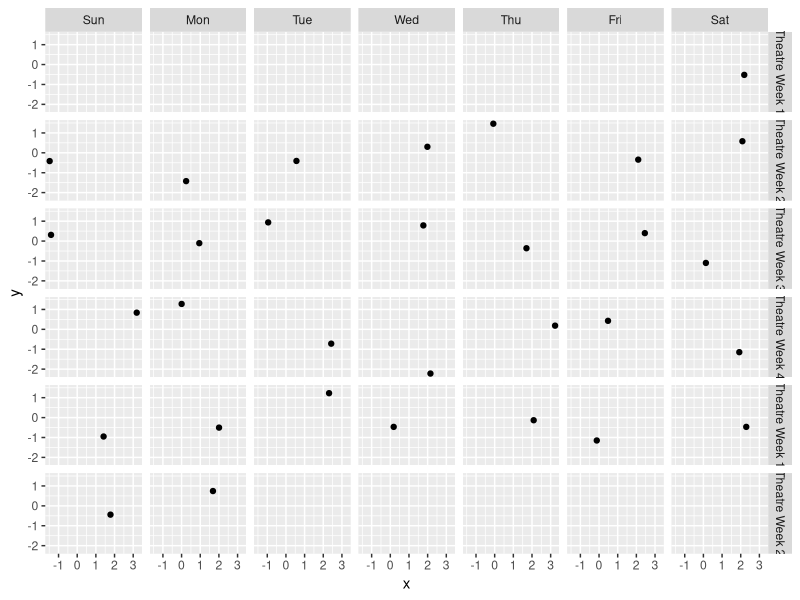

Source code (R):

library(tidyverse)
library(lubridate)
dates <- seq.Date(ymd('20161001'),ymd('20161031'), by = "day")
rnorm(length(dates))
a <- tibble(date=dates,
       day_of_week = wday(date, label = TRUE),
       week_number = week(date),
       week_start = floor_date(date,"week"),
       theatre_week = week_number %% 40,
       y = rnorm(length(dates)),
       x = rnorm(length(dates),1))

lookup <-  a %>% 
  group_by( week_start) %>%
  summarise( week_start_n = n()) %>%
  mutate(theatre_wk = paste("Theatre Week",
                            rep(1:4,
                                len = length(week_start)
                            )
  )) %>%
  select(1,3) 

theatre_week <- as.character(lookup$theatre_wk)
names(theatre_week) <- (lookup$week_start)


# 
# theatre_week <- c(
#   `2016-09-25` = "Theatre Week 1",
#   `2016-10-02` = "Theatre Week 2",
#   `2016-10-09` = "Theatre Week 3",
#   `2016-10-16` = "Theatre Week 4",
#   `2016-10-23` = "Theatre Week 1",
#   `2016-10-30` = "Theatre week 2"
# )

ggplot(a) +
  geom_point(aes(x,y)) +
  facet_grid(week_start~day_of_week,
            # labeller = labeller(week_start = function(x){
            #  substring(x,1,4)
            # })
            labeller = labeller(
                            week_start = theatre_week
                              ) 
             ) 


 